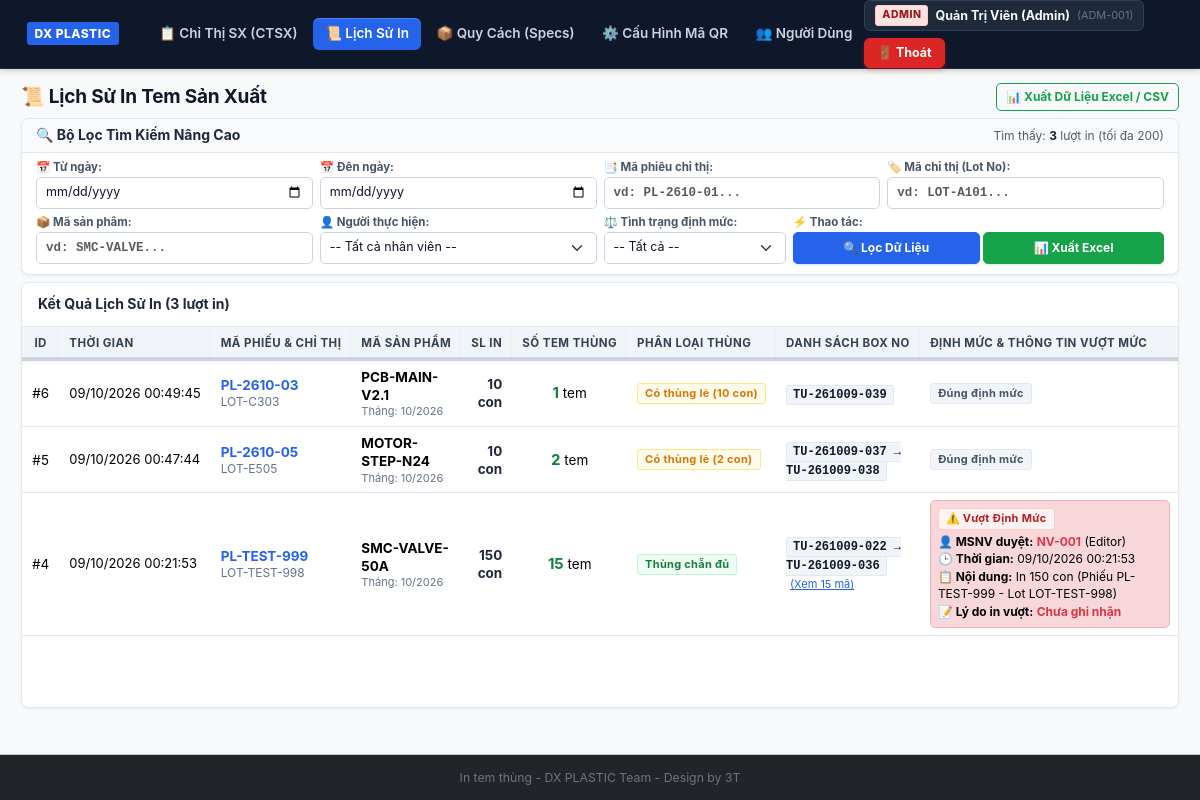
The app's page /history.php (signed in), older data.
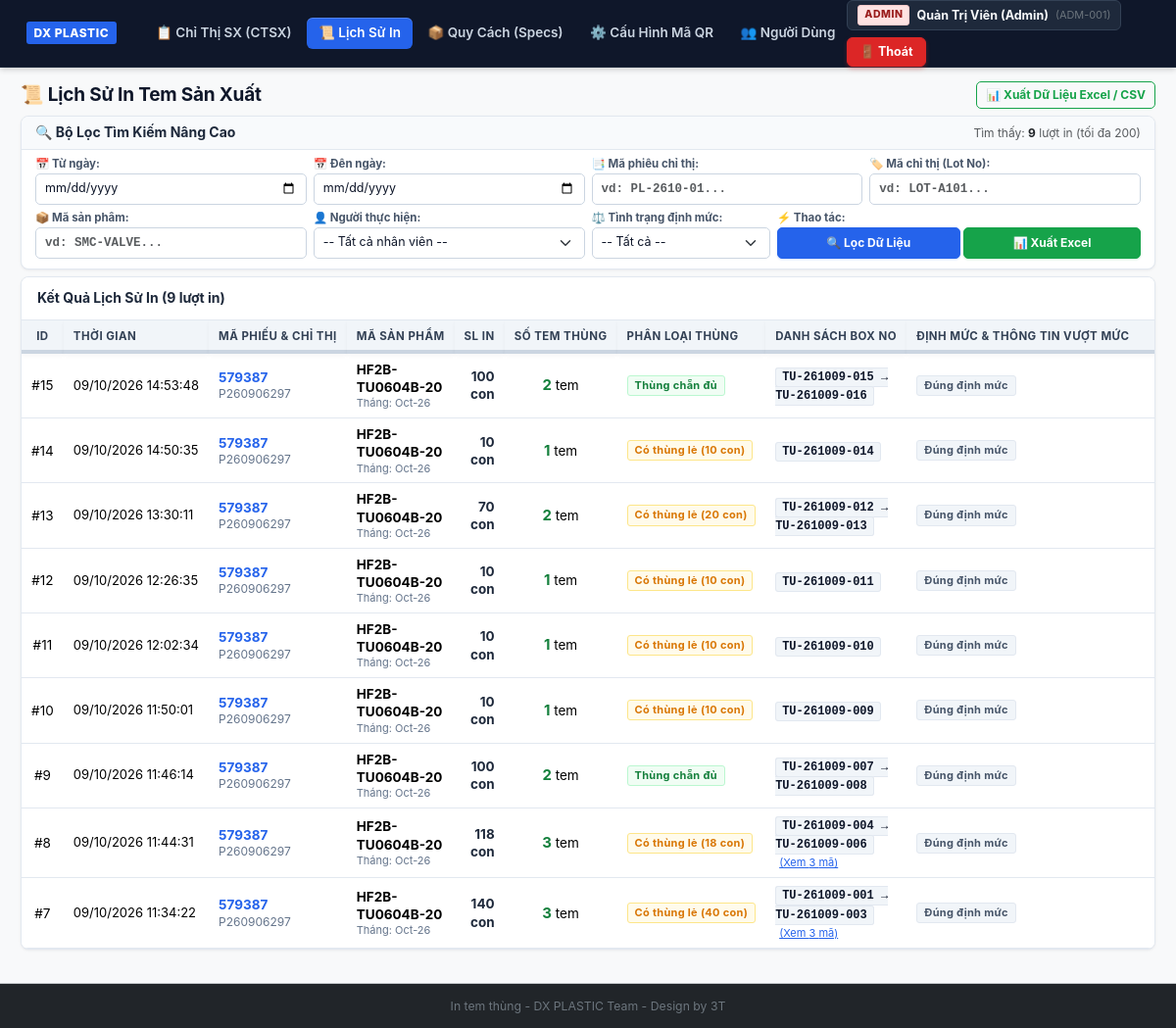
The same page, newer data.
### tables this page shows
CREATE TABLE `print_history` (
  `id` int(11) NOT NULL,
  `order_id` int(11) NOT NULL COMMENT 'ID của chỉ thị sản xuất',
  `slip_code` varchar(50) NOT NULL,
  `order_code` varchar(50) NOT NULL,
  `product_code` varchar(100) NOT NULL,
  `issue_month` varchar(20) DEFAULT '',
  `print_qty` int(11) NOT NULL COMMENT 'Số lượng tem sản phẩm đã in trong lượt này',
  `pack_qty` int(11) NOT NULL,
  `box_count` int(11) NOT NULL COMMENT 'Số tem thùng sinh ra',
  `is_odd_box` tinyint(1) NOT NULL DEFAULT 0 COMMENT '1: Có thùng lẻ, 0: Thùng chẵn',
  `odd_qty` int(11) NOT NULL DEFAULT 0,
  `box_numbers` text NOT NULL COMMENT 'Danh sách Box No đã tạo (JSON Array)',
  `qr_data_sample` text DEFAULT NULL,
  `is_over_target` tinyint(1) NOT NULL DEFAULT 0,
  `approved_by_id` int(11) DEFAULT NULL,
  `approved_by_msnv` varchar(50) DEFAULT NULL,
  `operator_id` int(11) NOT NULL,
  `operator_name` varchar(100) NOT NULL,
  `operator_msnv` varchar(50) NOT NULL,
  `printer_destination` varchar(100) DEFAULT 'Sato Label 65x30 Thermal Printer',
  `note` varchar(255) DEFAULT NULL,
  `created_at` datetime DEFAULT current_timestamp()
);

CREATE TABLE `production_orders` (
  `id` int(11) NOT NULL,
  `slip_code` varchar(50) NOT NULL COMMENT 'Mã phiếu chỉ thị (Barcode/QR phiếu)',
  `order_code` varchar(50) NOT NULL COMMENT 'Mã chỉ thị (Lot No / CTSX)',
  `product_code` varchar(100) NOT NULL COMMENT 'Mã sản phẩm',
  `issue_month` varchar(20) DEFAULT '' COMMENT 'Tháng phát hành (vd: 10/2026 hoặc 2026-10)',
  `target_qty` int(11) NOT NULL COMMENT 'Số lượng chỉ thị ban đầu',
  `printed_qty` int(11) NOT NULL DEFAULT 0 COMMENT 'Số lượng tem sản phẩm đã in tích lũy',
  `remaining_qty` int(11) NOT NULL COMMENT 'Số lượng còn lại = target_qty - printed_qty',
  `pack_qty` int(11) NOT NULL DEFAULT 1 COMMENT 'Quy cách đóng gói (tự động mapping từ product_specs)',
  `supplier` varchar(100) DEFAULT '' COMMENT 'Nhà cung cấp (tự động mapping từ product_specs)',
  `weight_per_box` decimal(8,3) DEFAULT 0.000 COMMENT 'Trọng lượng thùng (Kg)',
  `invoice_no` varchar(50) DEFAULT '' COMMENT 'Số hóa đơn (nếu có)',
  `order_no` varchar(50) DEFAULT '' COMMENT 'Mã đơn PO (nếu có)',
  `bundle_no` varchar(50) DEFAULT '' COMMENT 'Số bundle (nếu có)',
  `status` enum('pending','in_progress','completed','cancelled','paused') NOT NULL DEFAULT 'pending',
  `note` varchar(255) DEFAULT NULL,
  `created_by` int(11) DEFAULT NULL,
  `created_at` datetime DEFAULT current_timestamp(),
  `updated_at` datetime DEFAULT current_timestamp() ON UPDATE current_timestamp()
);

CREATE TABLE `users` (
  `id` int(11) NOT NULL,
  `username` varchar(50) NOT NULL,
  `password` varchar(255) NOT NULL,
  `full_name` varchar(100) NOT NULL,
  `employee_code` varchar(50) NOT NULL COMMENT 'Mã số nhân viên (MSNV) dùng duyệt vượt mức',
  `role` enum('admin','editor','viewer') NOT NULL DEFAULT 'viewer' COMMENT 'Phân quyền người dùng',
  `status` tinyint(1) NOT NULL DEFAULT 1 COMMENT '1: Hoạt động, 0: Khóa',
  `created_at` datetime DEFAULT current_timestamp(),
  `updated_at` datetime DEFAULT current_timestamp() ON UPDATE current_timestamp()
);

### includes/functions.php (called while the page is built, shortened)
<?php
function formatDateTime($dt) {
    $timestamp = strtotime($dt);
    return date('d/m/Y H:i:s', $timestamp);
}

### history.php (the view, shortened to what the rows shown need)
<?php
require_once __DIR__ . '/includes/header.php';
$pdo = getDbConnection();
$sql = "SELECT ph.*, po.supplier, po.target_qty, po.issue_month, u_app.full_name AS approver_name
        FROM `print_history` ph
        LEFT JOIN `production_orders` po ON ph.order_id = po.id
        LEFT JOIN `users` u_app ON ph.approved_by_id = u_app.id
        WHERE 1=1";
$params = [];
$sql .= " ORDER BY ph.id DESC LIMIT 200";
$stmt = $pdo->prepare($sql);
$stmt->execute($params);
$historyList = $stmt->fetchAll();
?>
<div class="page-header d-flex flex-wrap justify-content-between align-items-center gap-2 mb-2">
    <div>
        <h1 class="page-title m-0">📜 Lịch Sử In Tem Sản Xuất</h1>
    </div>
</div>
<div class="card shadow-sm">
    <div class="card-body p-0">
        <div class="table-responsive table-sticky-container">
            <table class="table table-hover align-middle mb-0 table-sticky">
                <thead class="table-light table-sticky-header">
                    <tr>
                        <th style="width:55px;" class="text-center">ID</th>
                        <th>Thời Gian</th>
                        <th>Mã Phiếu &amp; Chỉ Thị</th>
                        <th>Mã Sản Phẩm</th>
                        <th class="text-end">SL In</th>
                        <th class="text-center">Số Tem Thùng</th>
                        <th>Phân Loại Thùng</th>
                        <th>Danh Sách Box No</th>
                        <th style="min-width:260px;">Định Mức &amp; Thông Tin Vượt Mức</th>
                    </tr>
                </thead>
                <tbody>
                    <?php if (empty($historyList)): ?>
                        <tr>
                            <td colspan="10" style="text-align:center;padding:30px;color:var(--text-muted);">
                                Không có lịch sử in nào phù hợp với bộ lọc.
                            </td>
                        </tr>
                    <?php else: ?>
                        <?php foreach ($historyList as $row):
                            $boxNumbers = json_decode($row['box_numbers'], true) ?: [];
                            $boxCount = count($boxNumbers);
                            $boxSummary = '';
                            if ($boxCount > 0) {
                                if ($boxCount === 1) {
                                    $boxSummary = $boxNumbers[0];
                                } else {
                                    $boxSummary = $boxNumbers[0] . ' &rarr; ' . $boxNumbers[$boxCount - 1];
                                }
                            }
                            $overrideReasonText = '';
                            $overrideContentText = "In " . number_format($row['print_qty']) . " con (Phiếu " . $row['slip_code'] . " - Lot " . $row['order_code'] . ")";
                        ?>
                        <tr class="<?= $row['is_over_target'] ? 'table-danger-subtle' : '' ?>">
                            <td class="text-center">#<?= $row['id'] ?></td>
                            <td style="font-size:13px;white-space:nowrap;">
                                <?= formatDateTime($row['created_at']) ?>
                            </td>
                            <td>
                                <strong style="color:#2563eb;"><?= htmlspecialchars($row['slip_code']) ?></strong>
                                <div style="font-size:12px;color:var(--text-muted);"><?= htmlspecialchars($row['order_code']) ?></div>
                            </td>
                            <td>
                                <strong><?= htmlspecialchars($row['product_code']) ?></strong>
                                <?php if (!empty($row['issue_month'])): ?>
                                    <div style="font-size:11px;color:var(--text-muted);">Tháng: <?= htmlspecialchars($row['issue_month']) ?></div>
                                <?php endif; ?>
                            </td>
                            <td style="text-align:right;font-weight:700;color:#1e293b;">
                                <?= number_format($row['print_qty']) ?> con
                            </td>
                            <td style="text-align:center;">
                                <strong style="font-size:15px;color:#15803d;"><?= (int)$row['box_count'] ?></strong> tem
                            </td>
                            <td>
                                <?php if ($row['is_odd_box']): ?>
                                    <span class="badge badge-warning">Có thùng lẻ (<?= (int)$row['odd_qty'] ?> con)</span>
                                <?php else: ?>
                                    <span class="badge badge-success">Thùng chẵn đủ</span>
                                <?php endif; ?>
                            </td>
                            <td>
                                <code style="font-size:12px;color:#0f172a;font-weight:700;"><?= $boxSummary ?></code>
                                <?php if ($boxCount > 2): ?>
                                    <a href="javascript:void(0)" onclick="showBoxListModal(<?= htmlspecialchars(json_encode($boxNumbers)) ?>)" style="font-size:11px;color:#2563eb;margin-left:4px;">(Xem <?= $boxCount ?> mã)</a>
                                <?php endif; ?>
                            </td>
                            <td>
                                <?php if ($row['is_over_target']): ?>
                                    <div class="p-2 rounded border border-danger-subtle bg-danger-subtle text-start" style="font-size:12px;line-height:1.45;">
                                        <div class="mb-1">
                                            <span class="badge badge-danger">⚠️ Vượt Định Mức</span>
                                        </div>
                                        <div><strong>👤 MSNV duyệt:</strong> <span class="text-danger fw-bold"><?= htmlspecialchars($row['approved_by_msnv'] ?: '-') ?></span><?= !empty($row['approver_name']) ? ' (' . htmlspecialchars($row['approver_name']) . ')' : '' ?></div>
                                        <div><strong>🕒 Thời gian:</strong> <?= formatDateTime($row['created_at']) ?></div>
                                        <div><strong>📋 Nội dung:</strong> <?= htmlspecialchars($overrideContentText) ?></div>
                                        <div><strong>📝 Lý do in vượt:</strong> <span class="fw-bold text-danger"><?= htmlspecialchars($overrideReasonText ?: 'Chưa ghi nhận') ?></span></div>
                                    </div>
                                <?php else: ?>
                                    <span class="badge badge-neutral">Đúng định mức</span>
                                <?php endif; ?>
                            </td>
                        </tr>
                        <?php endforeach; ?>
                    <?php endif; ?>
                </tbody>
            </table>
        </div>
    </div>
</div>
<?php require_once __DIR__ . '/includes/footer.php'; ?>

Row changes from the older to the newer data that the page shows:
removed print_history: id "6", created_at "09/10/2026 00:49:45", slip_code "PL-2610-03", order_code "LOT-C303", product_code "PCB-MAIN-V2.1", order.issue_month "10/2026", print_qty "10", box_count "1", odd_qty "10", box_numbers "TU-261009-039", is_over_target "Đúng định mức"
removed print_history: id "5", created_at "09/10/2026 00:47:44", slip_code "PL-2610-05", order_code "LOT-E505", product_code "MOTOR-STEP-N24", order.issue_month "10/2026", print_qty "10", box_count "2", odd_qty "2", box_numbers "TU-261009-037 → TU-261009-038", is_over_target "Đúng định mức"
removed print_history: id "4", created_at "09/10/2026 00:21:53", slip_code "PL-TEST-999", order_code "LOT-TEST-998", product_code "SMC-VALVE-50A", order.issue_month "10/2026", print_qty "150", box_count "15", is_odd_box "Thùng chẵn đủ", box_numbers "TU-261009-022 → TU-261009-036", box_numbers "15", approved_by_msnv "NV-001", users.full_name "Editor", overrideContentText "In 150 con (Phiếu PL-TEST-999 - Lot LOT-TEST-998)", overrideReasonText "Chưa ghi nhận"
added print_history: id "15", created_at "09/10/2026 14:53:48", slip_code "579387", order_code "P260906297", product_code "HF2B-TU0604B-20", order.issue_month "Oct-26", print_qty "100", box_count "2", is_odd_box "Thùng chẵn đủ", box_numbers "TU-261009-015 → TU-261009-016", is_over_target "Đúng định mức"
added print_history: id "14", created_at "09/10/2026 14:50:35", slip_code "579387", order_code "P260906297", product_code "HF2B-TU0604B-20", order.issue_month "Oct-26", print_qty "10", box_count "1", odd_qty "10", box_numbers "TU-261009-014", is_over_target "Đúng định mức"
added print_history: id "13", created_at "09/10/2026 13:30:11", slip_code "579387", order_code "P260906297", product_code "HF2B-TU0604B-20", order.issue_month "Oct-26", print_qty "70", box_count "2", odd_qty "20", box_numbers "TU-261009-012 → TU-261009-013", is_over_target "Đúng định mức"
added print_history: id "12", created_at "09/10/2026 12:26:35", slip_code "579387", order_code "P260906297", product_code "HF2B-TU0604B-20", order.issue_month "Oct-26", print_qty "10", box_count "1", odd_qty "10", box_numbers "TU-261009-011", is_over_target "Đúng định mức"
added print_history: id "11", created_at "09/10/2026 12:02:34", slip_code "579387", order_code "P260906297", product_code "HF2B-TU0604B-20", order.issue_month "Oct-26", print_qty "10", box_count "1", odd_qty "10", box_numbers "TU-261009-010", is_over_target "Đúng định mức"
added print_history: id "10", created_at "09/10/2026 11:50:01", slip_code "579387", order_code "P260906297", product_code "HF2B-TU0604B-20", order.issue_month "Oct-26", print_qty "10", box_count "1", odd_qty "10", box_numbers "TU-261009-009", is_over_target "Đúng định mức"
added print_history: id "9", created_at "09/10/2026 11:46:14", slip_code "579387", order_code "P260906297", product_code "HF2B-TU0604B-20", order.issue_month "Oct-26", print_qty "100", box_count "2", is_odd_box "Thùng chẵn đủ", box_numbers "TU-261009-007 → TU-261009-008", is_over_target "Đúng định mức"
added print_history: id "8", created_at "09/10/2026 11:44:31", slip_code "579387", order_code "P260906297", product_code "HF2B-TU0604B-20", order.issue_month "Oct-26", print_qty "118", box_count "3", odd_qty "18", box_numbers "TU-261009-004 → TU-261009-006", box_numbers "3", is_over_target "Đúng định mức"
added print_history: id "7", created_at "09/10/2026 11:34:22", slip_code "579387", order_code "P260906297", product_code "HF2B-TU0604B-20", order.issue_month "Oct-26", print_qty "140", box_count "3", odd_qty "40", box_numbers "TU-261009-001 → TU-261009-003", box_numbers "3", is_over_target "Đúng định mức"
Text that changed along with them:
count($historyList): "3" → "9"
